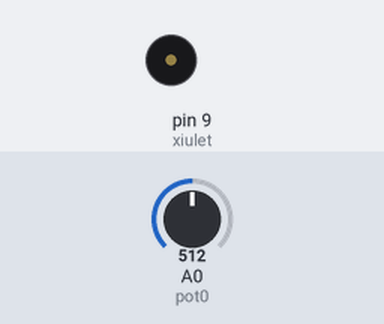
Simulated run of this sketch. Board: Arduino Uno, built with avr-gcc and run on an emulated ATmega328P. On the bench: buzzer (waves = sounding). Inputs (shaded band) come from the test bench; at power-on: A0 (pot0) = 512.

Above: at 1.8 s.
1.9 s: A0 (pot0) set to 306
At 2.2 s:
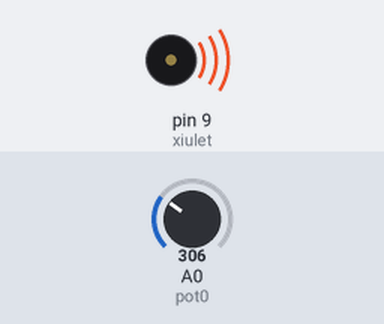
5.4 s: A0 (pot0) set to 122
Timing chart, 0 to 14.9 s (numbered marks = the images above; inputs shaded):
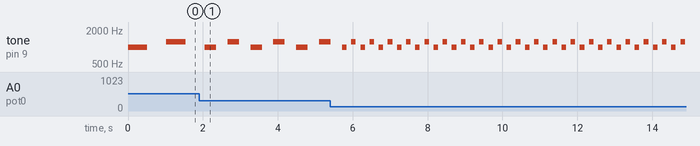

The sketch:

Exercici_4.ino
```cpp
//**********************************************************************************
//**                                                                              **
//**                                  Sirena                                      **
//**                                                                              **
//**                                                                              **
//**********************************************************************************

//********** Includes *************************************************************

//********** Variables ************************************************************
const byte xiulet = 9;        // donar nom al pin 9 de l’Arduino
const byte pot0 = A0;         // donar nom al pin A0 de l’Arduino
int valPot0;                 // guardar valor del potenciometre

//********** Setup ****************************************************************
void setup()
{
  pinMode(xiulet, OUTPUT);   // definir el pin 9 com una sortida
}

//********** Loop *****************************************************************
void loop()
{
  valPot0 = analogRead(pot0);    // llegir valor potenciòmetre

  tone(xiulet, 1000, valPot0);    // xiulet de durada valPot0
  delay(2*valPot0);              // esperar valPot0 del xiulet + valPot0 silenci
  valPot0 = analogRead(pot0);    // llegir valor potenciòmetre
  tone(xiulet, 1250, valPot0);    // xiulet de durada valPot0
  delay(2*valPot0);              // esperar valPot0 del xiulet + valPot0 silenci


}

//********** Funcions *************************************************************
```

Measured:
- by itself, tone on pin 9 (xiulet): repeats every 0.49 s: 1000 Hz 0.12 s, silent 0.12 s, 1250 Hz 0.12 s, silent 0.12 s
